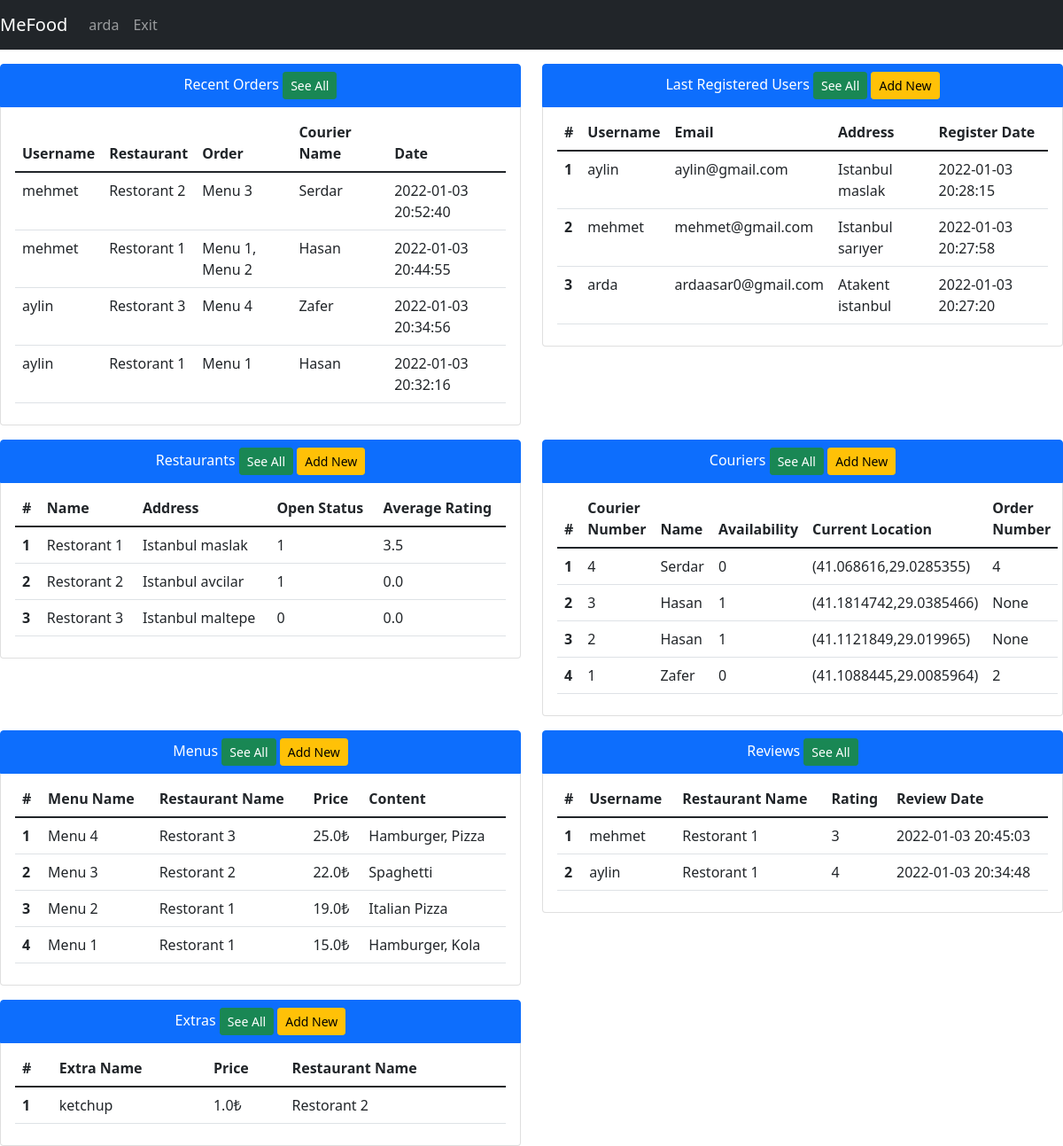
Screenshot of /home (signed in) with the database file from the repository.
### tables this page shows
CREATE TABLE users(username TEXT PRIMARY KEY,email TEXT,password TEXT,user_type INTEGER, address Text, lat REAL , lng REAL, registred_date Date DEFAULT (datetime('now','localtime')));

CREATE TABLE foodOrder(id INTEGER PRIMARY KEY,content TEXT,orderDate Date DEFAULT (datetime('now','localtime')),totalPrice REAL, is_delivered INTEGER DEFAULT(0), is_reviewed INTEGER DEFAULT(0), restaurantId INTEGER, courierID int REFERENCES couriers(id) ON UPDATE CASCADE, userUserName varchar(30) REFERENCES users(username) ON UPDATE CASCADE, FOREIGN KEY(restaurantId) REFERENCES restaurant(id));

CREATE TABLE restaurant(id INTEGER PRIMARY KEY, restaurantName varchar(30),address varchar(250),lat Text,lng Text,isOpen binary,averageRating REAL);

CREATE TABLE couriers(id INTEGER PRIMARY KEY,name TEXT,is_available TEXT,lat REAL,lng, orderId int REFERENCES foodOrder(id) ON UPDATE CASCADE);

CREATE TABLE menu(id INTEGER PRIMARY KEY,menuName varchar(30), price REAL, content TEXT, restaurantId int REFERENCES restaurant(id) ON UPDATE CASCADE);

CREATE TABLE review(id INTEGER PRIMARY KEY,rating INTEGER,reviewDate DEFAULT (datetime('now','localtime')), restaurantId int REFERENCES restaurant(id) ON UPDATE CASCADE, userUserName int REFERENCES users(username) ON UPDATE CASCADE);

CREATE TABLE extra(id INTEGER PRIMARY KEY,name varchar(200), price REAL, restaurantID INTEGER, FOREIGN KEY (restaurantID) REFERENCES restaurant(id));

### app.py (the view, shortened to what this page needs)
@app.route("/home", methods=["GET", "POST"])
def homeView():
    with sqlite3.connect(DATABASE) as database:
        cursor = database.cursor()
    if not session.get('logged_in'):
        return render_template('auth/login.html', title='Login')
    if session["user_type"] == 1:
        data = getAllDbData(toGet=["users", "restaurant", "couriers", "menu","orders", "reviews", "extras"], limit=5)
        session["isFiltered"], session["filteredData"] = False, {}
        return render_template('admin/adminHome.html', title='Admin Page', username=session["username"], data=data)
    else:
        data = getUserViewData()
        return render_template('user/homePage.html', title='Home', username=session["username"], data=data)

### app.py (called while the page is built)
def getUsers(cursor, limit=None):
    if limit != None:
        cursor.execute(
            "SELECT username,email,address,registred_date,user_type FROM users ORDER BY registred_date DESC LIMIT ?", (limit,))
    else:
        cursor.execute("SELECT username,email,address,registred_date,user_type FROM users ORDER BY registred_date DESC")
    query = cursor.fetchall()
    return query

def getCouriers(cursor, limit=None):
    if limit != None:
        cursor.execute("SELECT id,name, is_available,lat,lng,orderId FROM couriers ORDER BY id DESC LIMIT ?", (limit,))
    else:
        cursor.execute("SELECT id,name, is_available,lat,lng,orderId FROM couriers ORDER BY id DESC")
    query = cursor.fetchall()
    return query

def getRestaurants(cursor, limit=None):
    if limit != None:
        cursor.execute("SELECT restaurantName,address,isOpen,averageRating,id FROM restaurant ORDER BY averageRating DESC LIMIT ?",(limit,))
    else:
        cursor.execute("SELECT restaurantName,address,isOpen,averageRating,id FROM restaurant ORDER BY averageRating DESC")
    query = cursor.fetchall()
    return query

def getMenus(cursor, limit=None):
    if limit != None:
        cursor.execute("SELECT menu.id, menuName, price, content, restaurant.restaurantName, restaurant.isOpen FROM menu INNER JOIN restaurant ON menu.restaurantId = restaurant.id ORDER BY menu.id DESC LIMIT ?", (limit,))
    else:
        cursor.execute("SELECT menu.id, menuName, price, content, restaurant.restaurantName, restaurant.isOpen FROM menu INNER JOIN restaurant ON menu.restaurantId = restaurant.id ORDER BY menu.id DESC")
    query = cursor.fetchall()
    return query

def getOrders(cursor, limit=None):
    if limit != None:
        cursor.execute("SELECT foodOrder.id, content, orderDate, totalPrice, is_delivered, couriers.name, userUserName, restaurant.restaurantName "
                   "FROM foodOrder INNER JOIN couriers ON foodOrder.courierID = couriers.id INNER JOIN restaurant ON foodOrder.restaurantId = restaurant.id ORDER BY orderDate DESC LIMIT ?",(limit,))
    else:
        cursor.execute("SELECT foodOrder.id, content, orderDate, totalPrice, is_delivered, couriers.name, userUserName, restaurant.restaurantName "
                   "FROM foodOrder INNER JOIN couriers ON foodOrder.courierID = couriers.id INNER JOIN restaurant ON foodOrder.restaurantId = restaurant.id orderDate DESC")
    query = cursor.fetchall()
    return query

### templates/admin/adminHome.html (shortened to what this page needs)
{% extends 'base.html' %}
{% block navbar %}
<nav class="navbar navbar-expand-lg navbar-dark bg-dark">
    <a class="navbar-brand" href="#">MeFood</a>
    <div class="collapse navbar-collapse" id="navbarNav">
        <ul class="navbar-nav">
          <li class="nav-item active"><a class="nav-link" href="/">{{username}}</a></li>
          <li class="nav-item active"><a class="nav-link" href="/exit">Exit</a></li>
        </ul>
    </div>
</nav>
{% endblock %}
{% block body %}
 <center>
 <div class="row mt-3">
     <div class="col-md-6" style="z-index: 0;">
         <ul class="list-group">
          <li class="list-group-item active">Recent Orders <a href="/orders" class="btn btn-sm btn-success" id="See All Orders">See All</a>
          </li>
          <li class="list-group-item">
            <table class="table table-hover">
              <thead>
                <tr>
                  <th scope="col">Username</th>
                  <th scope="col">Restaurant</th>
                  <th scope="col">Order</th>
                  <th scope="col">Courier Name</th>
                  <th scope="col">Date</th>
                </tr>
              </thead>
              <tbody>
              {%for i in range(data["orders"]|length)%}
                <tr>
                  <td>{{ data["orders"][i][6] }}</td>
                  <td>{{ data["orders"][i][7] }}</td>
                  <td>{{ data["orders"][i][1] }}</td>
                  <td>{{ data["orders"][i][5] }}</td>
                  <td>{{ data["orders"][i][2] }}</td>
                </tr>
              {% endfor %}
              </tbody>
            </table>
          </li>
        </ul>
     </div>
     <div class="col-md-6" style="z-index: 0;">
         <ul class="list-group">
          <li class="list-group-item active" >Last Registered Users
              <a type="button" href="/users" class="btn btn-sm btn-success" id="See All Users">See All</a>
            <a href="/addUser" class="btn btn-sm btn-warning">Add New</a></li>
          <li class="list-group-item">
            <table class="table table-hover">
              <thead>
                <tr>
                  <th scope="col">#</th>
                  <th scope="col">Username</th>
                  <th scope="col">Email</th>
                  <th scope="col">Address</th>
                  <th scope="col">Register Date</th>
                </tr>
              </thead>
              <tbody>
              {%for i in range(data["users"]|length)%}
                <tr>
                  <th scope="row">{{ i+1 }}</th>
                  <td>{{ data["users"][i][0] }}</td>
                  <td>{{ data["users"][i][1] }}</td>
                  <td>{{ data["users"][i][2] }}</td>
                  <td>{{ data["users"][i][3] }}</td>
                </tr>
              {%endfor%}
              </tbody>
            </table>
          </li>
        </ul>
     </div>
 </div>
</center>
<center>
 <div class="row mt-3">
     <div class="col-md-6" style="z-index: 0;">
         <ul class="list-group">
          <li class="list-group-item active">Restaurants <a class="btn btn-sm btn-success" href="\restaurants" id="See All Restaurants">See All</a>
            <a href="/addRestaurant" class="btn btn-sm btn-warning">Add New</a></li>
          <li class="list-group-item">
            <table class="table table-hover">
              <thead>
                <tr>
                  <th scope="col">#</th>
                  <th scope="col">Name</th>
                  <th scope="col">Address</th>
                  <th scope="col">Open Status</th>
                  <th scope="col">Average Rating</th>
                </tr>
              </thead>
              <tbody>
                {%for i in range(data["restaurant"]|length)%}
                <tr>
                  <th scope="row">{{ i+1 }}</th>
                  <td>{{ data["restaurant"][i][0] }}</td>
                  <td>{{ data["restaurant"][i][1] }}</td>
                  <td>{{ data["restaurant"][i][2] }}</td>
                  <td>{{ data["restaurant"][i][3] }}</td>
                </tr>
              {%endfor%}
              </tbody>
            </table>
          </li>
        </ul>
     </div>
     <div class="col-md-6" style="z-index: 0;">
         <ul class="list-group">
          <li class="list-group-item active">Couriers <a class="btn btn-sm btn-success" href="/couriers" id="See All Couriers">See All</a>
              <a href="/addCourier" class="btn btn-sm btn-warning">Add New</a></li>
          <li class="list-group-item">
            <table class="table table-hover">
              <thead>
                <tr>
                  <th scope="col">#</th>
                  <th scope="col">Courier Number</th>
                  <th scope="col">Name</th>
                  <th scope="col">Availability</th>
                  <th scope="col">Current Location</th>
                  <th scope="col">Order Number</th>
                </tr>
              </thead>
              <tbody>
                {%for i in range(data["couriers"]|length)%}
                <tr>
                  <th scope="row">{{ i+1 }}</th>
                    <td>{{ data["couriers"][i][0] }}</td>
                    <td>{{ data["couriers"][i][1] }}</td>
                    <td>{{ data["couriers"][i][2] }}</td>
                    <td>({{ data["couriers"][i][3] }},{{ data["couriers"][i][4] }})</td>
                  <td>{{ data["couriers"][i][5] }}</td>
                </tr>
              {%endfor%}
              </tbody>
            </table>
          </li>
        </ul>
     </div>
 </div>
</center>
<center>
  <div class="row mt-3">
    <div class="col-md-6" style="z-index: 0;">
        <ul class="list-group">
         <li class="list-group-item active">Menus <a class="btn btn-sm btn-success" href="\menus" id="See All Menus">See All</a>
           <a href="/addMenu" class="btn btn-sm btn-warning">Add New</a></li>
         <li class="list-group-item">
           <table class="table table-hover">
             <thead>
               <tr>
                 <th scope="col">#</th>
                 <th scope="col">Menu Name</th>
                 <th scope="col">Restaurant Name</th>
                 <th scope="col">Price</th>
                 <th scope="col">Content</th>
               </tr>
             </thead>
             <tbody>
               {%for i in range(data["menu"]|length)%}
               <tr>
                 <th scope="row">{{ i+1 }}</th>
                 <td>{{ data["menu"][i][1] }}</td>
                 <td>{{ data["menu"][i][4] }}</td>
                 <td>{{ data["menu"][i][2] }}₺</td>
                 <td>{{ data["menu"][i][3] }}</td>
               </tr>
             {%endfor%}
             </tbody>
           </table>
         </li>
       </ul>
    </div>
    <div class="col-md-6" style="z-index: 0;">
      <ul class="list-group">
       <li class="list-group-item active">Reviews <a class="btn btn-sm btn-success" href="/reviews" id="See All Reviews">See All</a>
       <li class="list-group-item">
         <table class="table table-hover">
           <thead>
             <tr>
               <th scope="col">#</th>
               <th scope="col">Username</th>
               <th scope="col">Restaurant Name</th>
               <th scope="col">Rating</th>
               <th scope="col">Review Date</th>
             </tr>
           </thead>
           <tbody>
             {%for i in range(data["reviews"]|length)%}
             <tr>
               <th scope="row">{{ i+1 }}</th>
                 <td>{{ data["reviews"][i][2] }}</td>
                 <td>{{ data["reviews"][i][1] }}</td>
                 <td>{{ data["reviews"][i][0] }}</td>
               <td>{{ data["reviews"][i][3] }}</td>
             </tr>
           {%endfor%}
           </tbody>
         </table>
       </li>
     </ul>
  </div>
</div>
</center>
<center>
  <div class="row mt-3">
    <div class="col-md-6" style="z-index: 0;">
        <ul class="list-group">
         <li class="list-group-item active">Extras <a class="btn btn-sm btn-success" href="\extras" id="See All Extras">See All</a>
           <a href="/addExtras" class="btn btn-sm btn-warning">Add New</a></li>
         <li class="list-group-item">
           <table class="table table-hover">
             <thead>
               <tr>
                 <th scope="col">#</th>
                 <th scope="col">Extra Name</th>
                 <th scope="col">Price</th>
                 <th scope="col">Restaurant Name</th>
               </tr>
             </thead>
             <tbody>
               {%for i in range(data["extras"]|length)%}
               <tr>
                 <th scope="row">{{ i+1 }}</th>
                 <td>{{ data["extras"][i][0] }}</td>
                 <td>{{ data["extras"][i][1] }}₺</td>
                 <td>{{ data["extras"][i][2] }}</td>
               </tr>
             {%endfor%}
             </tbody>
           </table>
         </li>
       </ul>
    </div>
  </div>
</center>
{% endblock %}

### rows the page displays
users: username "arda", username "arda", email "ardaasar0@gmail.com", address "Atakent istanbul", registred_date "2022-01-03 20:27:20"
foodOrder: userUserName "mehmet", content "Menu 3", orderDate "2022-01-03 20:52:40"
restaurant: restaurantName "Restorant 2", restaurantName "Restorant 2", address "Istanbul avcilar", isOpen "1", averageRating "0.0", restaurantName "Restorant 2", restaurantName "Restorant 2"
couriers: name "Serdar", id "4", name "Serdar", is_available "0", lat "41.068616", lng "29.0285355", orderId "4"
foodOrder: userUserName "mehmet", content "Menu 1, Menu 2", orderDate "2022-01-03 20:44:55"
restaurant: restaurantName "Restorant 1" "Restorant 1", restaurantName "Restorant 1", address "Istanbul maslak", isOpen "1", averageRating "3.5", restaurantName "Restorant 1" "Restorant 1", restaurantName "Restorant 1" "Restorant 1"
couriers: name "Hasan", id "3", name "Hasan", is_available "1", lat "41.1814742", lng "29.0385466"
foodOrder: userUserName "aylin", content "Menu 4", orderDate "2022-01-03 20:34:56"
restaurant: restaurantName "Restorant 3", restaurantName "Restorant 3", address "Istanbul maltepe", isOpen "0", averageRating "0.0", restaurantName "Restorant 3"
couriers: name "Zafer", id "1", name "Zafer", is_available "0", lat "41.1088445", lng "29.0085964", orderId "2"
foodOrder: userUserName "aylin", content "Menu 1", orderDate "2022-01-03 20:32:16"
couriers: name "Hasan", id "2", name "Hasan", is_available "1", lat "41.1121849", lng "29.019965"
users: username "aylin", email "aylin@gmail.com", address "Istanbul maslak", registred_date "2022-01-03 20:28:15"
users: username "mehmet", email "mehmet@gmail.com", address "Istanbul sarıyer", registred_date "2022-01-03 20:27:58"
menu: menuName "Menu 4", price "25.0", content "Hamburger, Pizza"
menu: menuName "Menu 3", price "22.0", content "Spaghetti"
menu: menuName "Menu 2", price "19.0", content "Italian Pizza"
menu: menuName "Menu 1", price "15.0", content "Hamburger, Kola"
review: userUserName "mehmet", rating "3", reviewDate "2022-01-03 20:45:03"
review: userUserName "aylin", rating "4", reviewDate "2022-01-03 20:34:48"
extra: name "ketchup", price "1.0"

### other values shown
{{ i+1 }} "1" "2" "3"
{{ i+1 }} "1" "2" "3" "4"
{{ data["couriers"][i][5] }} "None" "None"
{{ i+1 }} "1" "2"
{{ i+1 }} "1"
